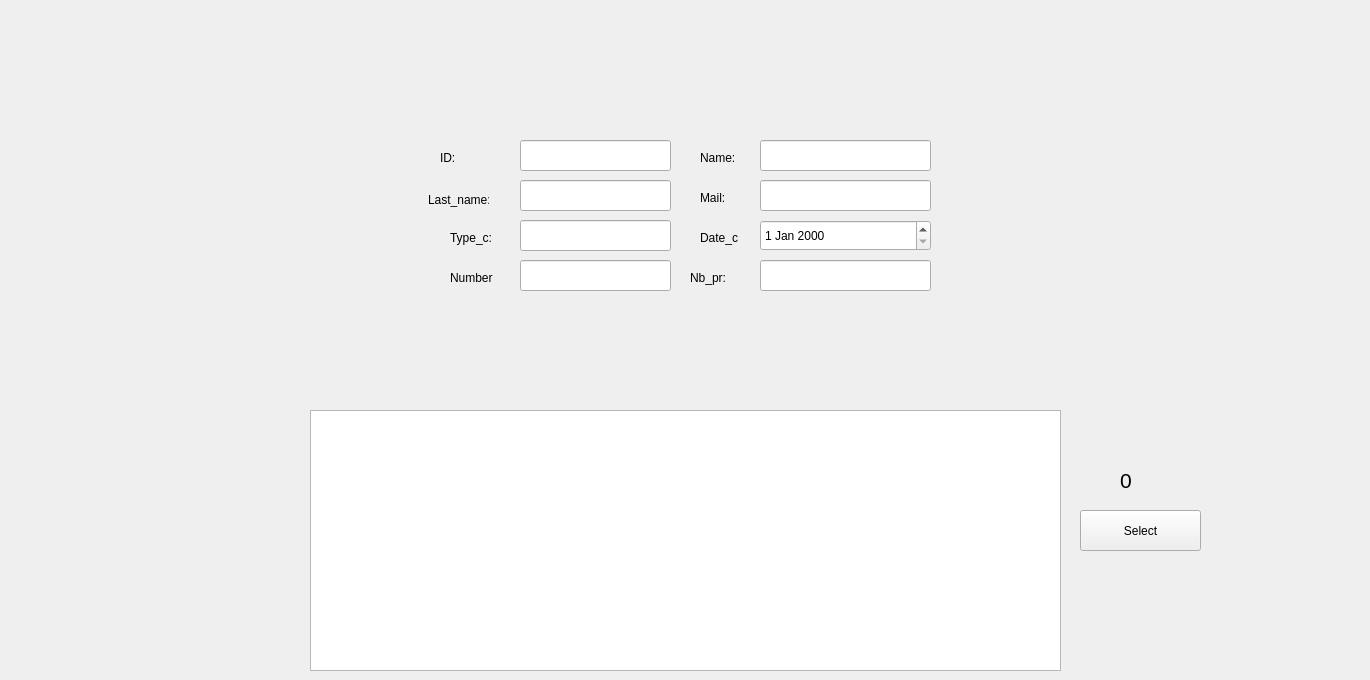
      <widget class="QWidget" name="page_4">
       <property name="styleSheet">
        <string notr="true">#page_4{
border-image:url(:ui_c.png);
background:none;
border:none;
background-repeat:none;
}</string>
       </property>
       <widget class="QPushButton" name="modify_button_c">
        <property name="geometry">
         <rect>
          <x>880</x>
          <y>310</y>
          <width>111</width>
          <height>31</height>
         </rect>
        </property>
        <property name="styleSheet">
         <string notr="true">
#modify_button_c{
background-color:transparent;
border-image:url(:modify_on.png);
background:none;
border:none;
background-repeat:none;
}</string>
        </property>
        <property name="text">
         <string/>
        </property>
       </widget>
       <widget class="QPushButton" name="Delete_button_c">
        <property name="geometry">
         <rect>
          <x>760</x>
          <y>310</y>
          <width>111</width>
          <height>31</height>
         </rect>
        </property>
        <property name="sizePolicy">
         <sizepolicy hsizetype="Minimum" vsizetype="MinimumExpanding">
          <horstretch>0</horstretch>
          <verstretch>0</verstretch>
         </sizepolicy>
        </property>
        <property name="styleSheet">
         <string notr="true">
#Delete_button_c{
background-color:transparent;
border-image:url(:delete_on.png);
background:none;
border:none;
background-repeat:none;
}</string>
        </property>
        <property name="text">
         <string/>
        </property>
       </widget>
       <widget class="QPushButton" name="delete_conf_c">
        <property name="geometry">
         <rect>
          <x>610</x>
          <y>430</y>
          <width>381</width>
          <height>191</height>
         </rect>
        </property>
        <property name="styleSheet">
         <string notr="true">#delete_conf_c{
background-color:transparent;
border-image:url(:delete_conf_c.png);
background:none;
border:none;
background-repeat:none;
}</string>
        </property>
        <property name="text">
         <string/>
        </property>
       </widget>
       <widget class="QPushButton" name="delete_ok_c">
        <property name="geometry">
         <rect>
          <x>645</x>
          <y>564</y>
          <width>141</width>
          <height>41</height>
         </rect>
        </property>
        <property name="sizePolicy">
         <sizepolicy hsizetype="Minimum" vsizetype="Minimum">
          <horstretch>0</horstretch>
          <verstretch>0</verstretch>
         </sizepolicy>
        </property>
        <property name="styleSheet">
         <string notr="true">#delete_ok_c{
background-color:blue;

background:none;
border:none;
background-repeat:none;
}
#delete_ok_c:hover{
background-color:transparent;
border-image:url(:delet_ok.png);
background:none;
border:none;
background-repeat:none;
}</string>
        </property>
        <property name="text">
         <string/>
        </property>
       </widget>
       <widget class="QPushButton" name="cancel_delt_c">
        <property name="geometry">
         <rect>
          <x>819</x>
          <y>561</y>
          <width>135</width>
          <height>42</height>
         </rect>
        </property>
        <property name="autoFillBackground">
         <bool>false</bool>
        </property>
        <property name="styleSheet">
         <string notr="true">
#cancel_delt_c{
background-color:blue;

background:none;
border:none;
background-repeat:none;
}
#cancel_delt_c:hover{
background-color:transparent;
border-image:url(:delete_confirm.png);
background:none;
border:none;
background-repeat:none;
}</string>
        </property>
        <property name="text">
         <string/>
        </property>
       </widget>
       <widget class="QLineEdit" name="search_c">
        <property name="geometry">
         <rect>
          <x>330</x>
          <y>30</y>
          <width>261</width>
          <height>61</height>
         </rect>
        </property>
        <property name="font">
         <font>
          <pointsize>16</pointsize>
         </font>
        </property>
        <property name="styleSheet">
         <string notr="true">#search_c{
background-color:blue;

background:transparent;
border:none;
background-repeat:none;
}</string>
        </property>
       </widget>
       <widget class="QPushButton" name="search_butt_c">
        <property name="geometry">
         <rect>
          <x>610</x>
          <y>31</y>
          <width>61</width>
          <height>61</height>
         </rect>
        </property>
        <property name="styleSheet">
         <string notr="true">#search_butt_c{
background-color:blue;

background:none;
border:none;
background-repeat:none;
}</string>
        </property>
        <property name="text">
         <string/>
        </property>
       </widget>
       <widget class="QPushButton" name="refresh_emp_c">
        <property name="geometry">
         <rect>
          <x>0</x>
          <y>0</y>
          <width>101</width>
          <height>101</height>
         </rect>
        </property>
        <property name="styleSheet">
         <string notr="true">#refresh_emp_c{
background-color:transparent;
background:none;
border:none;
background-repeat:none;
}</string>
        </property>
        <property name="text">
         <string/>
        </property>
       </widget>
       <widget class="QLabel" name="number_2_c">
        <property name="geometry">
         <rect>
          <x>745</x>
          <y>200</y>
          <width>161</width>
          <height>61</height>
         </rect>
        </property>
        <property name="font">
         <font>
          <pointsize>12</pointsize>
         </font>
        </property>
        <property name="text">
         <string/>
        </property>
       </widget>
       <widget class="QPushButton" name="export_2_c">
        <property name="geometry">
         <rect>
          <x>1290</x>
          <y>460</y>
          <width>71</width>
          <height>71</height>
         </rect>
        </property>
        <property name="styleSheet">
         <string notr="true">#export_2_c{
background-color:transparent;
border-image:url(:file.png);
background:none;
border:none;
background-repeat:none;
}</string>
        </property>
        <property name="text">
         <string/>
        </property>
       </widget>
       <widget class="QLabel" name="statis_c">
        <property name="geometry">
         <rect>
          <x>240</x>
          <y>210</y>
          <width>361</width>
          <height>241</height>
         </rect>
        </property>
        <property name="font">
         <font>
          <pointsize>9</pointsize>
         </font>
        </property>
        <property name="styleSheet">
         <string notr="true"/>
        </property>
        <property name="text">
         <string/>
        </property>
        <property name="pixmap">
         <pixmap resource="images/images.qrc">:/statbar.png</pixmap>
        </property>
       </widget>
       <widget class="QPushButton" name="toggle_statis_c">
        <property name="geometry">
         <rect>
          <x>180</x>
          <y>287</y>
          <width>51</width>
          <height>41</height>
         </rect>
        </property>
        <property name="styleSheet">
         <string notr="true">#toggle_statis_c{
background-color:blue;
background-color:transparent;
background:none;
border:none;
background-repeat:none;
}
</string>
        </property>
        <property name="text">
         <string/>
        </property>
       </widget>
       <widget class="QPushButton" name="pushButton_c">
        <property name="geometry">
         <rect>
          <x>270</x>
          <y>300</y>
          <width>141</width>
          <height>41</height>
         </rect>
        </property>
        <property name="styleSheet">
         <string notr="true">#pushButton_c{
background-color:blue;

background:transparent;
border:none;
background-repeat:none;
}</string>
        </property>
        <property name="text">
         <string/>
        </property>
       </widget>
       <widget class="QPushButton" name="pushButton_3">
        <property name="geometry">
         <rect>
          <x>20</x>
          <y>380</y>
          <width>221</width>
          <height>61</height>
         </rect>
        </property>
        <property name="styleSheet">
         <string notr="true">#pushButton_3{
background-color:blue;

background:transparent;
border:none;
background-repeat:none;
}</string>
        </property>
        <property name="text">
         <string/>
        </property>
       </widget>
       <widget class="QPushButton" name="claim">
        <property name="geometry">
         <rect>
          <x>1220</x>
          <y>460</y>
          <width>61</width>
          <height>71</height>
         </rect>
        </property>
        <property name="styleSheet">
         <string notr="true">#claim{
background-color:transparent;
border-image:url(:claim.png);
background:none;
border:none;
background-repeat:none;
}</string>
        </property>
        <property name="text">
         <string/>
        </property>
       </widget>
       <widget class="QPushButton" name="pushButton_6">
        <property name="geometry">
         <rect>
          <x>10</x>
          <y>590</y>
          <width>231</width>
          <height>61</height>
         </rect>
        </property>
        <property name="styleSheet">
         <string notr="true">#pushButton_6{
background-color:blue;
background-color:transparent;
background:none;
border:none;
background-repeat:none;
}
</string>
        </property>
        <property name="text">
         <string/>
        </property>
       </widget>
       <widget class="QPushButton" name="p_m">
        <property name="geometry">
         <rect>
          <x>1060</x>
          <y>450</y>
          <width>161</width>
          <height>71</height>
         </rect>
        </property>
        <property name="styleSheet">
         <string notr="true">#p_m{
background-color:transparent;
border-image:url(:p_m.png);
background:none;
border:none;
background-repeat:none;
}</string>
        </property>
        <property name="text">
         <string/>
        </property>
       </widget>
       <widget class="QLabel" name="num_pm">
        <property name="enabled">
         <bool>true</bool>
        </property>
        <property name="geometry">
         <rect>
          <x>1120</x>
          <y>470</y>
          <width>71</width>
          <height>21</height>
         </rect>
        </property>
        <property name="font">
         <font>
          <pointsize>16</pointsize>
         </font>
        </property>
        <property name="text">
         <string>0</string>
        </property>
       </widget>
       <widget class="QLineEdit" name="mail_c">
        <property name="geometry">
         <rect>
          <x>760</x>
          <y>180</y>
          <width>171</width>
          <height>31</height>
         </rect>
        </property>
        <property name="styleSheet">
         <string notr="true"/>
        </property>
       </widget>
       <widget class="QPushButton" name="add_employe_c">
        <property name="geometry">
         <rect>
          <x>540</x>
          <y>310</y>
          <width>111</width>
          <height>31</height>
         </rect>
        </property>
        <property name="styleSheet">
         <string notr="true">#add_employe_c{
background-color:blue;

background:none;
border:none;
background-repeat:none;
}
#add_employe_c{
background-color:transparent;
border-image:url(:add.png);
background:none;
border:none;
background-repeat:none;
}</string>
        </property>
        <property name="text">
         <string/>
        </property>
       </widget>
       <widget class="QLineEdit" name="type_c_c">
        <property name="geometry">
         <rect>
          <x>520</x>
          <y>220</y>
          <width>151</width>
          <height>31</height>
         </rect>
        </property>
        <property name="styleSheet">
         <string notr="true"/>
        </property>
       </widget>
       <widget class="QLineEdit" name="last_name_c">
        <property name="geometry">
         <rect>
          <x>520</x>
          <y>180</y>
          <width>151</width>
          <height>31</height>
         </rect>
        </property>
        <property name="styleSheet">
         <string notr="true"/>
        </property>
       </widget>
       <widget class="QLineEdit" name="name_c">
        <property name="geometry">
         <rect>
          <x>760</x>
          <y>140</y>
          <width>171</width>
          <height>31</height>
         </rect>
        </property>
        <property name="styleSheet">
         <string notr="true"/>
        </property>
       </widget>
       <widget class="QLineEdit" name="nb_prod">
        <property name="geometry">
         <rect>
          <x>760</x>
          <y>260</y>
          <width>171</width>
          <height>31</height>
         </rect>
        </property>
       </widget>
       <widget class="QLineEdit" name="number_c">
        <property name="geometry">
         <rect>
          <x>520</x>
          <y>260</y>
          <width>151</width>
          <height>31</height>
         </rect>
        </property>
        <property name="styleSheet">
         <string notr="true"/>
        </property>
       </widget>
       <widget class="QDateEdit" name="date_c">
        <property name="geometry">
         <rect>
          <x>760</x>
          <y>220</y>
          <width>171</width>
          <height>31</height>
         </rect>
        </property>
        <property name="styleSheet">
         <string notr="true"/>
        </property>
       </widget>
       <widget class="QLineEdit" name="ID_c">
        <property name="enabled">
         <bool>true</bool>
        </property>
        <property name="geometry">
         <rect>
          <x>520</x>
          <y>140</y>
          <width>151</width>
          <height>31</height>
         </rect>
        </property>
        <property name="styleSheet">
         <string notr="true"/>
        </property>
       </widget>
       <widget class="QLabel" name="label_11">
        <property name="geometry">
         <rect>
          <x>440</x>
          <y>150</y>
          <width>49</width>
          <height>16</height>
         </rect>
        </property>
        <property name="text">
         <string>ID:</string>
        </property>
       </widget>
       <widget class="QLabel" name="label_12">
        <property name="geometry">
         <rect>
          <x>428</x>
          <y>190</y>
          <width>61</width>
          <height>20</height>
         </rect>
        </property>
        <property name="text">
         <string>Last_name:</string>
        </property>
       </widget>
       <widget class="QLabel" name="label_13">
        <property name="geometry">
         <rect>
          <x>700</x>
          <y>150</y>
          <width>49</width>
          <height>16</height>
         </rect>
        </property>
        <property name="text">
         <string>Name:</string>
        </property>
       </widget>
       <widget class="QLabel" name="label_14">
        <property name="geometry">
         <rect>
          <x>700</x>
          <y>190</y>
          <width>49</width>
          <height>16</height>
         </rect>
        </property>
        <property name="text">
         <string>Mail:</string>
        </property>
       </widget>
       <widget class="QLabel" name="label_15">
        <property name="geometry">
         <rect>
          <x>700</x>
          <y>230</y>
          <width>49</width>
          <height>16</height>
         </rect>
        </property>
        <property name="text">
         <string>Date_c</string>
        </property>
       </widget>
       <widget class="QLabel" name="label_16">
        <property name="geometry">
         <rect>
          <x>450</x>
          <y>230</y>
          <width>49</width>
          <height>16</height>
         </rect>
        </property>
        <property name="text">
         <string>Type_c:</string>
        </property>
       </widget>
       <widget class="QLabel" name="label_17">
        <property name="geometry">
         <rect>
          <x>450</x>
          <y>270</y>
          <width>49</width>
          <height>16</height>
         </rect>
        </property>
        <property name="text">
         <string>Number</string>
        </property>
       </widget>
       <widget class="QLabel" name="label_18">
        <property name="geometry">
         <rect>
          <x>690</x>
          <y>270</y>
          <width>49</width>
          <height>16</height>
         </rect>
        </property>
        <property name="text">
         <string>Nb_pr:</string>
        </property>
       </widget>
       <widget class="QPushButton" name="modify_button_c_5">
        <property name="geometry">
         <rect>
          <x>1080</x>
          <y>510</y>
          <width>121</width>
          <height>41</height>
         </rect>
        </property>
        <property name="styleSheet">
         <string notr="true">
#modify_button_c{
background-color:transparent;
border-image:url(:modify_on.png);
background:none;
border:none;
background-repeat:none;
}</string>
        </property>
        <property name="text">
         <string>Select</string>
        </property>
       </widget>
       <widget class="QTableView" name="tableView_c">
        <property name="geometry">
         <rect>
          <x>310</x>
          <y>410</y>
          <width>751</width>
          <height>261</height>
         </rect>
        </property>
        <property name="styleSheet">
         <string notr="true">#tableView{
background-color:transparent;
background:none;
border:none;
background-repeat:none;
}</string>
        </property>
       </widget>
       <zorder>modify_button_c</zorder>
       <zorder>Delete_button_c</zorder>
       <zorder>search_c</zorder>
       <zorder>search_butt_c</zorder>
       <zorder>refresh_emp_c</zorder>
       <zorder>number_2_c</zorder>
       <zorder>export_2_c</zorder>
       <zorder>delete_conf_c</zorder>
       <zorder>delete_ok_c</zorder>
       <zorder>cancel_delt_c</zorder>
       <zorder>statis_c</zorder>
       <zorder>toggle_statis_c</zorder>
       <zorder>pushButton_c</zorder>
       <zorder>pushButton_3</zorder>
       <zorder>claim</zorder>
       <zorder>pushButton_6</zorder>
       <zorder>p_m</zorder>
       <zorder>num_pm</zorder>
       <zorder>mail_c</zorder>
       <zorder>add_employe_c</zorder>
       <zorder>type_c_c</zorder>
       <zorder>last_name_c</zorder>
       <zorder>name_c</zorder>
       <zorder>nb_prod</zorder>
       <zorder>number_c</zorder>
       <zorder>date_c</zorder>
       <zorder>ID_c</zorder>
       <zorder>label_11</zorder>
       <zorder>label_12</zorder>
       <zorder>label_13</zorder>
       <zorder>label_14</zorder>
       <zorder>label_15</zorder>
       <zorder>label_16</zorder>
       <zorder>label_17</zorder>
       <zorder>label_18</zorder>
       <zorder>modify_button_c_5</zorder>
       <zorder>tableView_c</zorder>
      </widget>
